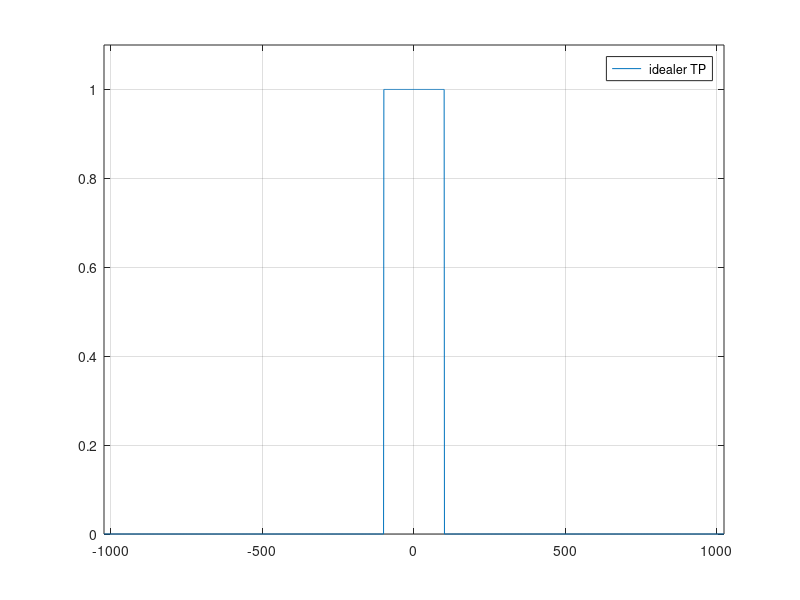
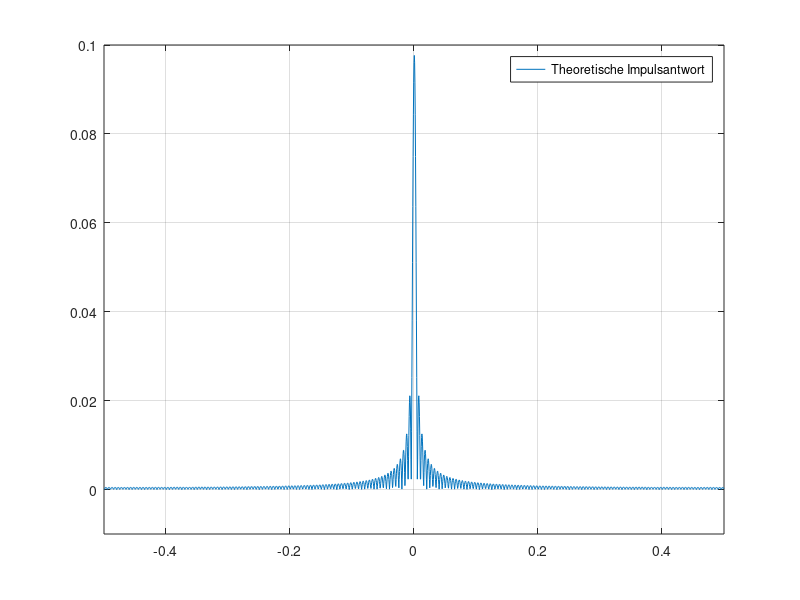
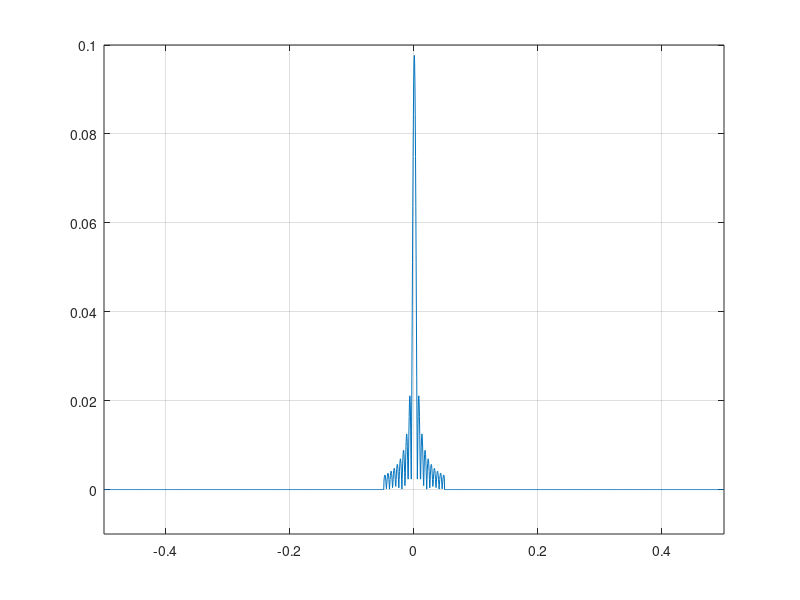
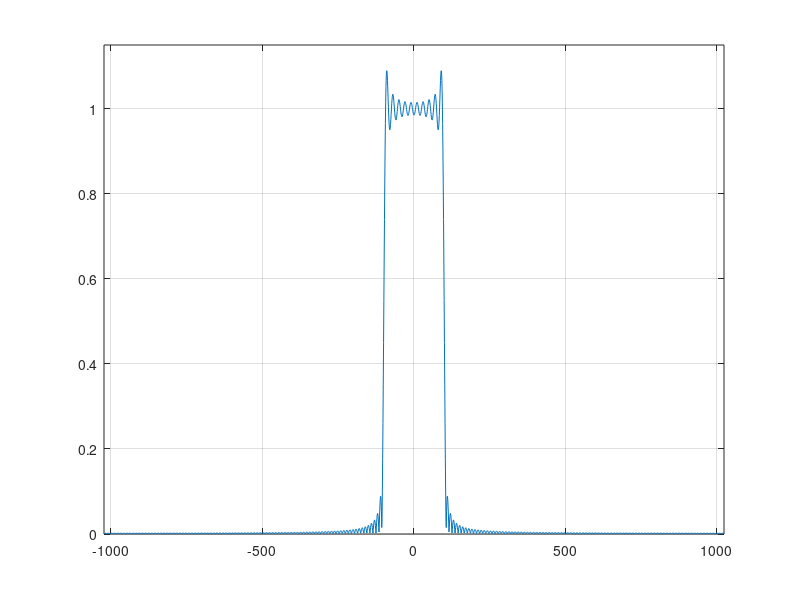

MATLAB code for these plots, in order:
%%% Effekt der Fensterfunktionen
%%% F. Quint, FH Karlsruhe, 12.06.03
close all;

%%% Wunsch: idealer TP realisieren
%%% bei fs=2048Hz, TP mit B=100Hz, W=200Hz
H=zeros(1,2048);
H(925:1124) = 1;
f=-1023:1024;
figure
plot(f,H); axis([-1023 1024 0 1.1]); grid on;
legend(' idealer TP');
%% die Impulsantwort ist unendlich lang
h=ifft(H,2048);
h=fftshift(h);
t= (-0.5 + 1/2048) : 1/2048 : 0.5;
figure;
plot(t,abs(h)); grid on; axis([-0.5 0.5 -0.01 0.1]);
legend('Theoretische Impulsantwort');
%% unendlich ist uns zu lang
%% wir nehmen nur 200 Abtastwerte der Impulsantwort
%% und zwar Rechteck-Fenster der Breite 200/2048 s
%% entspricht Nullstellen der sinx/x bei 2048/200 = 10 Hz = 0.1*B
rect = ones(1,200);
window_rect=zeros(1,2048);
window_rect(925:1124) = rect;

g=h.*window_rect;
figure;
plot(t,abs(g)); grid on; axis([-0.5 0.5 -0.01 0.1]);

%% mit dem abgeschnittenen g realisieren wir tatsächlich diese
%% Systemfunktion:
G=fft(g,2048);
figure
plot(f,abs(G)); axis([-1023 1024 0 1.15]); grid on;

%% und jetzt mit Hamming-Fenster gleicher Länge abschneiden
ham = hamming(200);
window_ham=zeros(1,2048);
window_ham(925:1124) = ham;

d=h.*window_ham;
figure;
plot(t,abs(d)); grid on; axis([-0.5 0.5 -0.01 0.1]);

%% mit dem Hamming-gefensterten d relaisieren wir tatsächlich diese
%% Systemfunktion:
D=fft(d,2048);
figure
plot(f,abs(D)); axis([-1023 1024 0 1.15]); grid on;

%% und zum Vergleich alle drei
figure;
plot(f,abs(H),f,abs(G),f,abs(D)); axis([-1023 1024 0 1.15]); grid on;
legend('gewünscht','Rechteck','Hamming');
